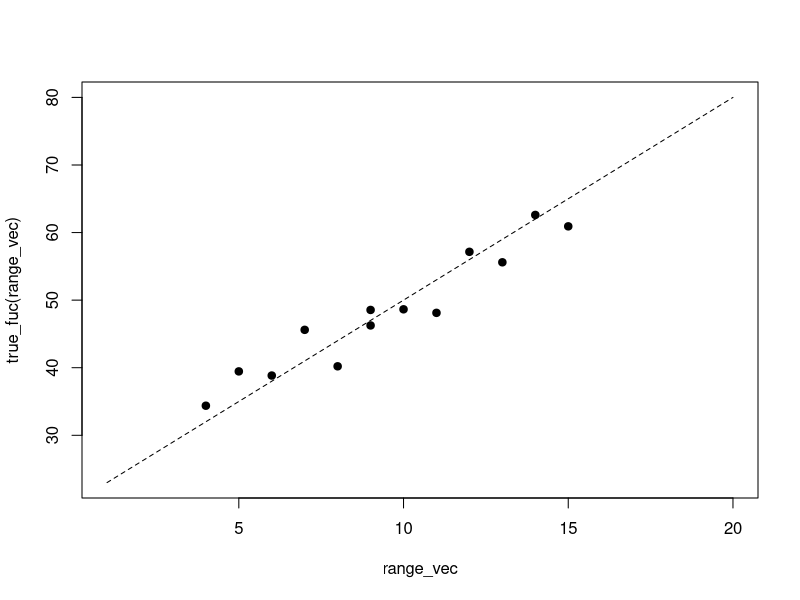

Reproduce this figure in R.
## print with possibly greater accuracy:
options(digits.secs = 6)
Sys.time()

# 무작위수 - 이론적 0 ~ 0.9999
0371 / 10000
6964 / 10000
4414 / 10000
0742 / 10000

random_0to1 <- function(){
  options(digits.secs = 6)
  y <- Sys.time()
  mode(y)
  current_time <- as.character(Sys.time())
  n <- nchar(current_time)
  time_decimal <- substr(current_time, n-3, n)    #sustr 문자열의 부분을 가져옴
  return(as.integer(time_decimal)/ 10000)
}
random_0to1()


# 무작위 동일한 기회로 0~1 사이 아무값을 n개 골라주는
# 착한 함수
runif(2)           
runif(10)

# 5 ~ 10사이 아무 숫자나 뽑아줘
runif(10)*5 + 5

# 15 ~ 19사이 아무 숫자를 뽑아줘
runif(1)*4 + 15


# runif를 통한 잡음 (잡음의 범위가 정해져 있다는 한계)
true_fuc <- function(x){
  result <- x * 3 + 20
  return(result)
}

range_vec <- 1:20
plot(range_vec, true_fuc(range_vec), 
     type = 'l', lty = 2)

noise_fuc3 <- function(x){
  true_vec <- x * 3 + 20
  noise_vec <- runif(length(x)) * 10 - 5
  
  result <- true_vec + noise_vec
  return(result)
}
points(4, noise_fuc3(4), pch = 19)
points(9, noise_fuc3(9), pch = 19)
x <- 5:15
points(x, noise_fuc3(x), pch = 19)


# 정규분포를 사용해서 잡음을 모델링하게 된다.